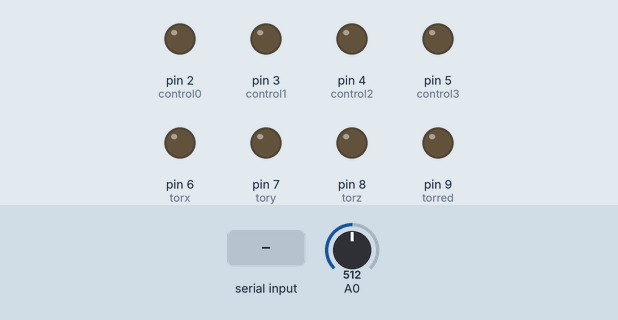
A sketch run on a simulated Arduino Uno, built with avr-gcc and run on an emulated ATmega328P. On the bench: output pins drawn as LEDs (lit = HIGH). The inputs (shaded band) are chosen by the test bench; at power-on: A0 = 512. What the sketch prints to the serial monitor is not drawn.

Above: at 1.2 s.
1.3 s: "g90\n" received over Serial
At 2.1 s:
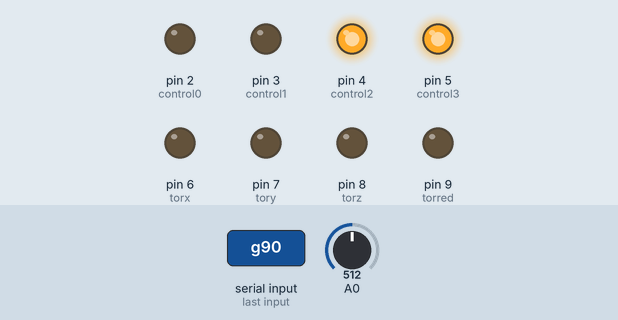
2.8 s: "p90\n" received over Serial
At 4.6 s:
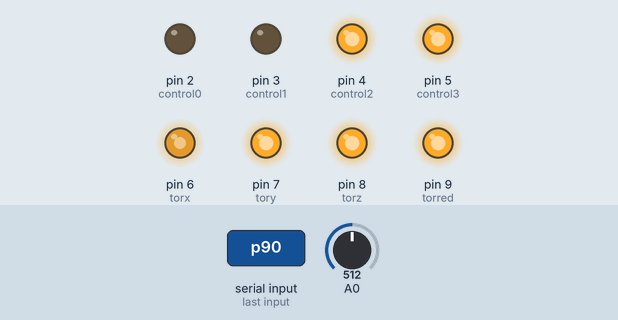
5.4 s: byte 103 ('g') received over Serial
At 6.4 s:
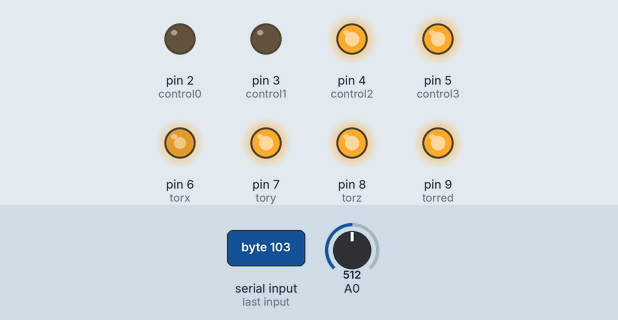
Timing chart, 0 to 8.4 s (numbered marks = the images above; inputs shaded):
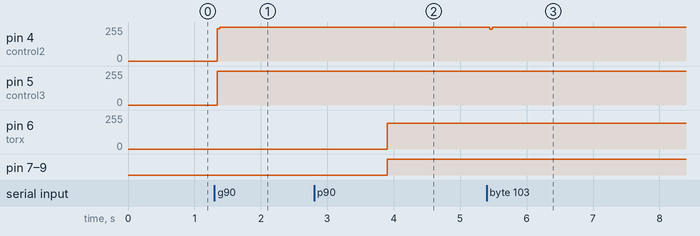

Measured:
- after the input at 1.3 s, pin 4 (control2), pin 5 (control3): 0/255 → 255/255 at once
- after the input at 2.8 s, pin 6 (torx): 0/255 → 192/255 after 1.1 s; pin 7 (tory), pin 8 (torz), pin 9 (torred): LOW → HIGH after 1.1 s
- after the input at 5.4 s, pin 4 (control2): 255/255 → 237/255 at once, → 255/255 0.04 s later

The sketch:

WatSat_arduino_code.ino
```cpp
#include <Wire.h>
#include <SBoard.h>
/*
high pwm means low voltage
low pwm means high voltage
*/

int NUM_BOARDS = 6;

// output pins for controlling the mux
int control0 = 2;
int control1 = 3;
int control2 = 4;
int control3 = 5;

// input pins for reading the mux
int in0 = 0;
int in1 = 1;

// output pins for controlling the magnetorquers
int torx = 6;
int tory = 7;
int torz = 8;
int torred = 9;

SBoard boards[6];
Data d0;
Data master [6];

char req;

void setup() {
  Serial.begin(9600);

  pinMode(control0, OUTPUT);
  pinMode(control1, OUTPUT);
  pinMode(control2, OUTPUT);
  pinMode(control3, OUTPUT);

  pinMode(in0, INPUT);
  pinMode(in1, INPUT);

  pinMode(torx, OUTPUT);
  pinMode(tory, OUTPUT);
  pinMode(torz, OUTPUT);
  pinMode(torred, OUTPUT);

  Serial.println("Started serial");
  init_stuff();
}

void loop() {
  while (Serial.available() > 0){
    listenForRequest();
  }

}

void listenForRequest(){
  req = Serial.read();

  if (req == 'g'){
    getRequest();
  }else if (req == 'p'){
    postRequest();
  }
}

void postRequest(){
  /*
  What to do when a "post" request is sent.
  For example, will post the voltage required to apply to magentorquers
  */
    delay(100);
    int arguments[4];
    String input = Serial.readString();
    //verify valid string here (?)
    String dp = "";
    int argind = 0;
    // start at 1 b/c string always starts and ends with ( and ) respectively
    for (int i=1; i<input.length()-1; i++) {
      if (input[i] != ','){
        dp += input[i];
      }
      if (input[i+1] == ',' || input[i+1] == ')') {
        Serial.println(dp);
        arguments[argind] = dp.toInt();
        dp = "";
        argind ++;
      }
    }

    for (int i = 0; i<4; i++) {
      Serial.print(arguments[i]);
    }

  // process input in the form '[1,1,1,1]'
  adjust(arguments[0], arguments[1], arguments[2], arguments[3]);
}

void getRequest(){
  /*
  What to do when a "get" request is sent.
  For example, will gather from all the sensors and pass that to comp using serial por
  */
 readall();
 outputall();
}

void init_stuff()
{
  // TODO: define all the sensors/boards
  Sensor p0 = {0, 0000};
  Sensor p1 = {0, 0001};
  Sensor tmp = {0, 0010};
  Sensor mxm = {0, 0011};
  Sensor mxd = {0, 0100};
  Sensor mym = {0, 0101};
  Sensor myd = {0, 0110};
  boards[0] = SBoard(p0, p1, tmp, mxm, mxd, mym, myd,
    control0, control1, control2, control3);
  boards[1] = SBoard(p0, p1, tmp, mxm, mxd, mym, myd,
    control0, control1, control2, control3);
  boards[2] = SBoard(p0, p1, tmp, mxm, mxd, mym, myd,
    control0, control1, control2, control3);
  boards[3] = SBoard(p0, p1, tmp, mxm, mxd, mym, myd,
    control0, control1, control2, control3);
  boards[4] = SBoard(p0, p1, tmp, mxm, mxd, mym, myd,
    control0, control1, control2, control3);
  boards[5] = SBoard(p0, p1, tmp, mxm, mxd, mym, myd,
    control0, control1, control2, control3);

}

void readall(){
  // SOLDERING NOTE: MAKE SURE TO LINE UP OUTPUTS!!
  // can fix this by giving a board another var that describes it's input pin
  for (int i=0; i<(NUM_BOARDS/2); i++){
    master[i] = boards[i].readData();
    master[i+1] = boards[i+1].readData();
  }
}

void outputall(){
  for (int i=0; i<NUM_BOARDS; i++){
    Serial.print(i);
    Serial.print("{photodiodes:");
    Serial.print(master[i].pda);
    Serial.print("; mag_x:");
    Serial.print(master[i].ax);
    Serial.print("; mag_y:");
    Serial.print(master[i].ay);
    Serial.print(";}");
  }
  Serial.print("\n");
}

void adjust(float magx, float magy, float magz, float magred){
  analogWrite(torred, magred);
  analogWrite(torz, magz);
  analogWrite(tory, magy);
  analogWrite(torx, magx);
}
```
